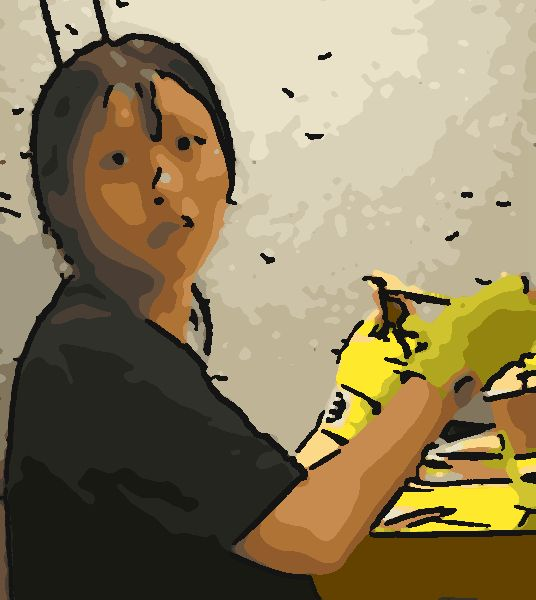
#> input picture img/1.jpg, 536 x 600 px, found by its file name; its folder holds 4 pictures in this run
$ python toon.py
#> lines starting #> are read from the running program, lines starting #| are printed output that depends on the picture; after the words box and inside, x2 and y2 are one past the last pixel; in counts of white or black regions, pixels touching at a corner belong together
import cv2, numpy as np
def toon(src, dst):
#> called with src = '/tmp/orig/1.jpg', dst = 'img/1.jpg'
    img = cv2.imread(src)
#> img is the input picture: shape (600, 536, 3); mean B, G, R 93.5, 127.1, 141.6
    c = img
    for _ in range(4): c = cv2.bilateralFilter(c, 9, 50, 9)
    Z = c.reshape(-1, 3).astype(np.float32)
    _, lab, cen = cv2.kmeans(Z, 20, None, (cv2.TERM_CRITERIA_EPS + cv2.TERM_CRITERIA_MAX_ITER, 15, 1.0), 2, cv2.KMEANS_PP_CENTERS)
#> cen = 20 rows, first 8: [150.1, 180.8, 191.9], [30.86, 36.71, 35.85], [45.58, 91.74, 143], [183.6, 209.6, 216.8], [35.9, 164.9, 178.2], [78.96, 138.8, 195.6], [1.1, 65.73, 98.31], [52.06, 230.8, 250.7]
    q = cv2.medianBlur(cen[lab.flatten()].reshape(img.shape).astype(np.uint8), 7)
    hsv = cv2.cvtColor(q, cv2.COLOR_BGR2HSV).astype(np.float32)
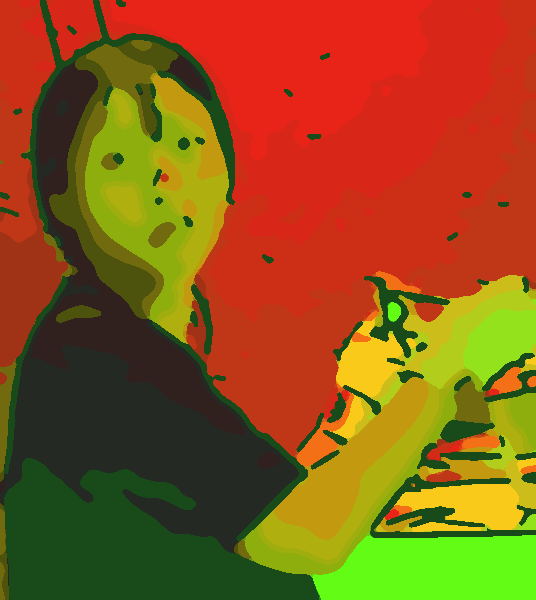
#> hsv: shape (600, 536, 3) float32; mean B, G, R 23.5, 85.8, 141.5
    hsv[..., 1] = np.clip(hsv[..., 1] * 1.3, 0, 255); hsv[..., 2] = np.clip(hsv[..., 2] * 1.08, 0, 255)
#> after `hsv[..., 1] = np.clip(hsv[..., 1] * 1.3, 0, 255)`:
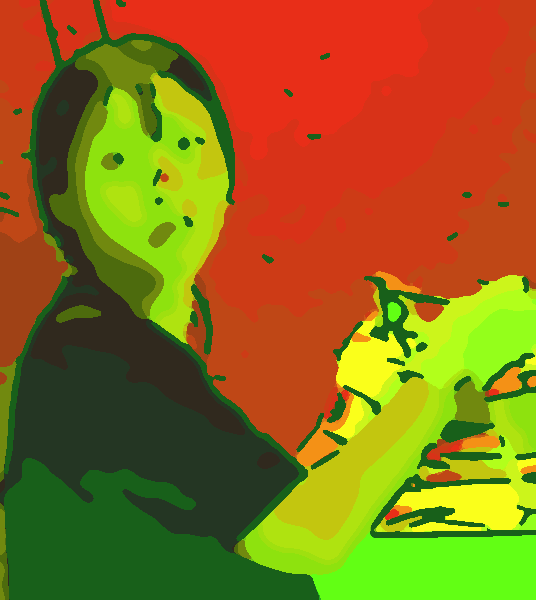
#> hsv: shape (600, 536, 3) float32; mean B, G, R 23.5, 107.9, 141.5
    q = cv2.cvtColor(hsv.astype(np.uint8), cv2.COLOR_HSV2BGR)
    g = cv2.GaussianBlur(cv2.cvtColor(c, cv2.COLOR_BGR2GRAY), (5, 5), 0)
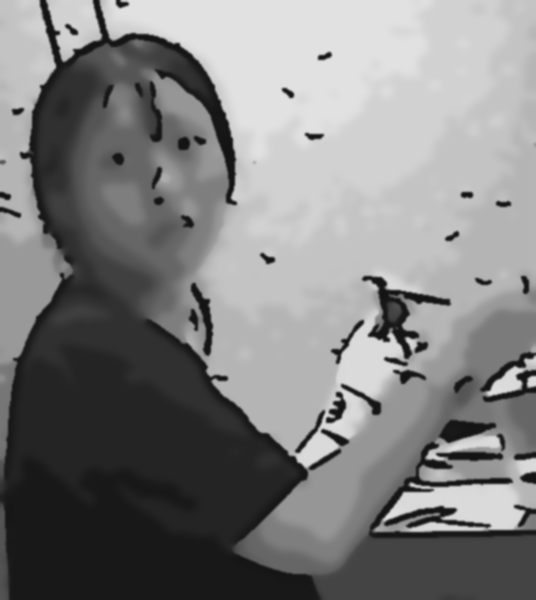
#> g: shape (600, 536); min 19, max 225, mean 127.6
    e = cv2.adaptiveThreshold(g, 255, cv2.ADAPTIVE_THRESH_MEAN_C, cv2.THRESH_BINARY, 11, 6)
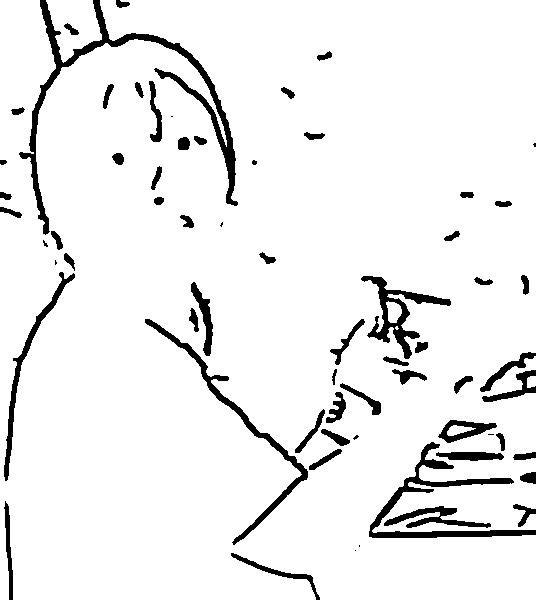
#> e: shape (600, 536); 93.2% white; 65 black regions (9 under 20 px), largest, box (x1, y1, x2, y2) and area: (19, 0, 238, 235) 4486, (369, 442, 536, 538) 2480, (145, 319, 308, 545) 1990
    ink = (e == 0).astype(np.uint8)
    n, lbl, st, _ = cv2.connectedComponentsWithStats(ink, connectivity=8)
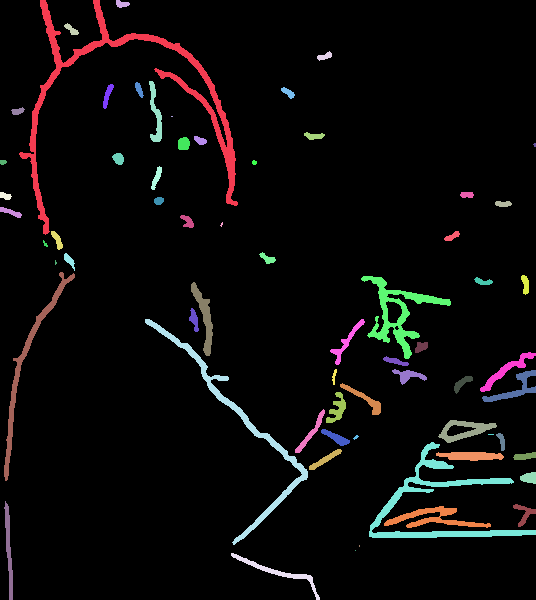
#> lbl: shape (600, 536) int32; 66 distinct labels, from 0 to 65; one colour per label, 0 black
#> n = 66; st = 66 rows, first 6: [0, 0, 536, 600, 299883], [19, 0, 219, 235, 4486], [116, 0, 14, 8, 75], [64, 23, 15, 12, 84], [317, 51, 15, 10, 80], [149, 81, 13, 61, 356]
    keep = np.zeros_like(ink)
    for k in range(1, n):
        if st[k, cv2.CC_STAT_AREA] >= 45: keep[lbl == k] = 1   # 벽 질감 같은 작은 얼룩 제거
    keep = cv2.dilate(keep, np.ones((2, 2), np.uint8))
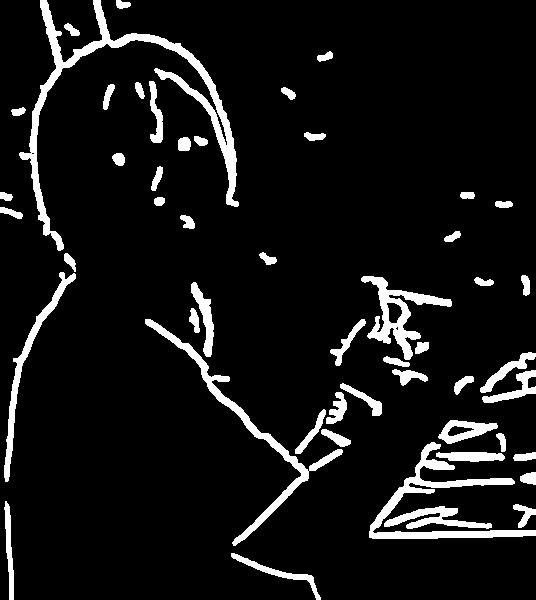
#> keep: shape (600, 536); values 0 (black) and 1 (white), 8.2% white; 51 white regions, largest, box (x1, y1, x2, y2) and area: (19, 0, 239, 251) 5553, (369, 442, 536, 539) 2978, (145, 319, 343, 546) 2725
    out = q.copy(); out[keep == 1] = (20, 20, 20)
#> after `out[keep == 1] = (20, 20, 20)`:
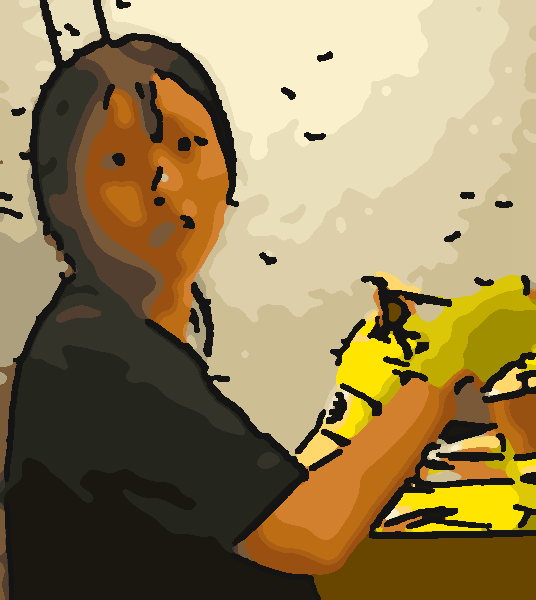
#> out: shape (600, 536, 3); mean B, G, R 85.4, 128.8, 148.3
    cv2.imwrite(dst, out, [cv2.IMWRITE_JPEG_QUALITY, 80])
for i in range(1, 5): toon(f'/tmp/orig/{i}.jpg', f'img/{i}.jpg')
#> pass 2 of the loop `for i in range(1, 5): toon(f'/tmp/orig/{i}.jpg', f'img/{i}.jpg')`:
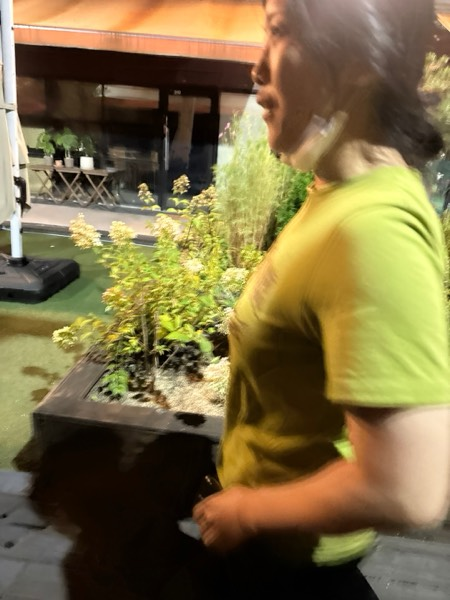
#> input picture img/2.jpg, 450 x 600 px, found by its file name
#> in toon, img is the input picture: shape (600, 450, 3); mean B, G, R 68.2, 109.9, 125.5
#> cen = 20 rows, first 8: [125.3, 232.2, 228.9], [48.79, 69.6, 91.43], [107.4, 142.6, 159.1], [2.04, 7.45, 14.68], [34.05, 96.46, 121.8], [97.48, 202, 197.8], [104.2, 115.7, 123.5], [167.6, 207.5, 224.9]
#> g: shape (600, 450)
#> e: shape (600, 450); 88.2% white; 222 black regions (73 under 20 px), largest, box (x1, y1, x2, y2) and area: (14, 42, 258, 201) 4294, (31, 178, 187, 220) 1424, (309, 524, 431, 600) 1167
#> in toon (call 2), `n, lbl, st, _ = cv2.connectedComponentsWithStats(ink, connectivity=8)`:
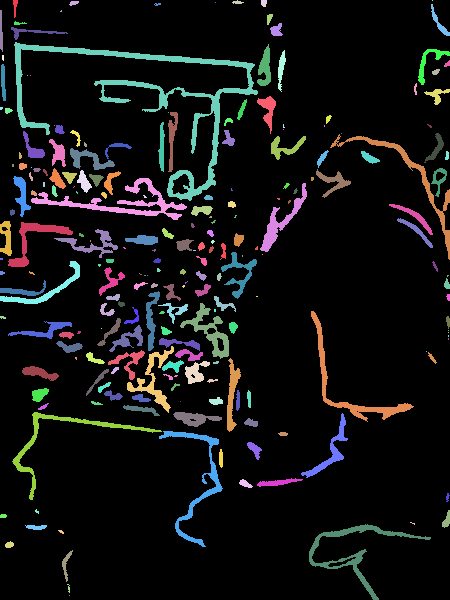
#> lbl: shape (600, 450) int32; 223 distinct labels, from 0 to 222; one colour per label, 0 black
#> n = 223; st = 223 rows, first 6: [0, 0, 450, 600, 238163], [13, 0, 5, 18, 51], [69, 1, 10, 5, 34], [232, 0, 12, 4, 29], [261, 0, 6, 7, 36], [432, 0, 1, 1, 1]
#> in toon (call 2), `out[keep == 1] = (20, 20, 20)`:
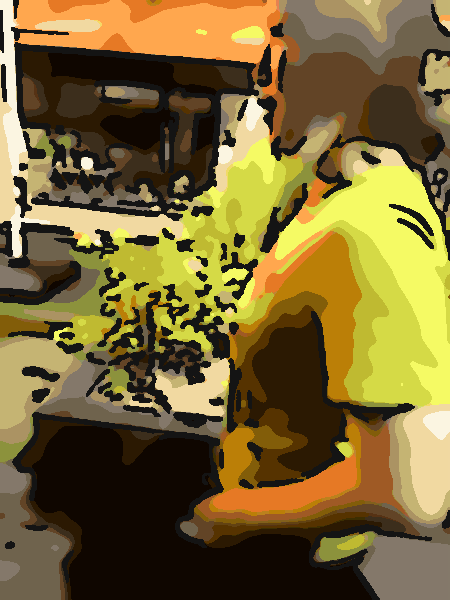
#> out: shape (600, 450, 3); mean B, G, R 51.8, 103.1, 122.2
#> pass 3 of the loop `for i in range(1, 5): toon(f'/tmp/orig/{i}.jpg', f'img/{i}.jpg')`:
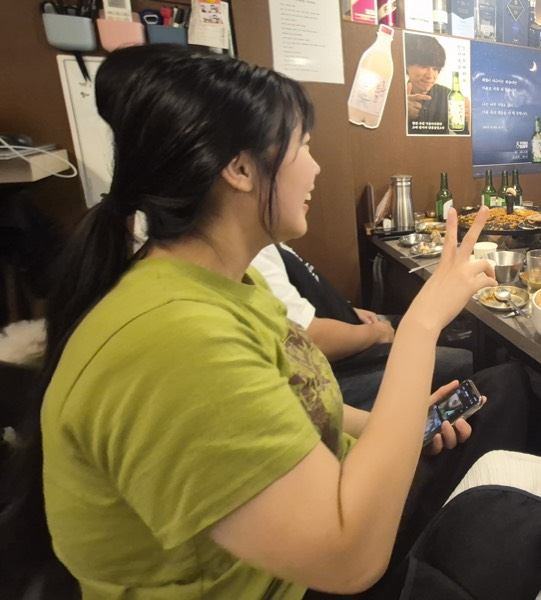
#> input picture img/3.jpg, 541 x 600 px, found by its file name
#> in toon, img is the input picture: shape (600, 541, 3); mean B, G, R 71.9, 103.5, 119.8
#> cen = 20 rows, first 8: [43.98, 116.1, 127.2], [164.3, 190.3, 205.2], [15.66, 17.87, 22.83], [58.86, 155.4, 167.6], [129.6, 174.6, 222.7], [39.11, 44.12, 52], [192.5, 172.9, 164.7], [121, 141.6, 155.8]
#> g: shape (600, 541)
#> in toon (call 3), `e = cv2.adaptiveThreshold(g, 255, cv2.ADAPTIVE_THRESH_MEAN_C, cv2.THRE..`:
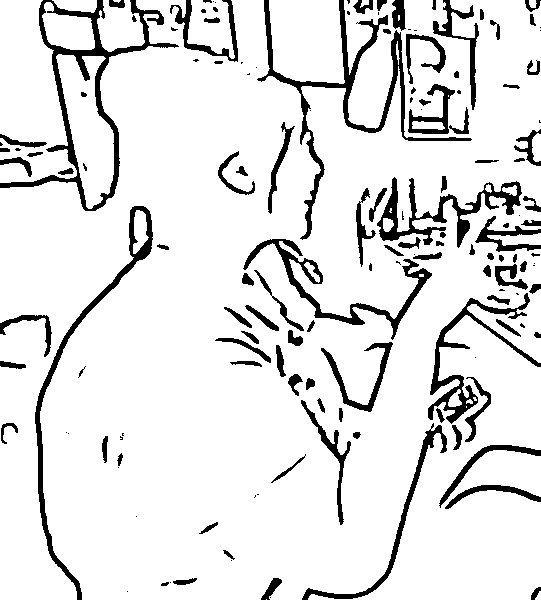
#> e: shape (600, 541); 88.9% white; 150 black regions (46 under 20 px), largest, box (x1, y1, x2, y2) and area: (0, 0, 179, 211) 4294, (257, 0, 472, 240) 4004, (35, 206, 153, 600) 2672
#> in toon (call 3), `n, lbl, st, _ = cv2.connectedComponentsWithStats(ink, connectivity=8)`:
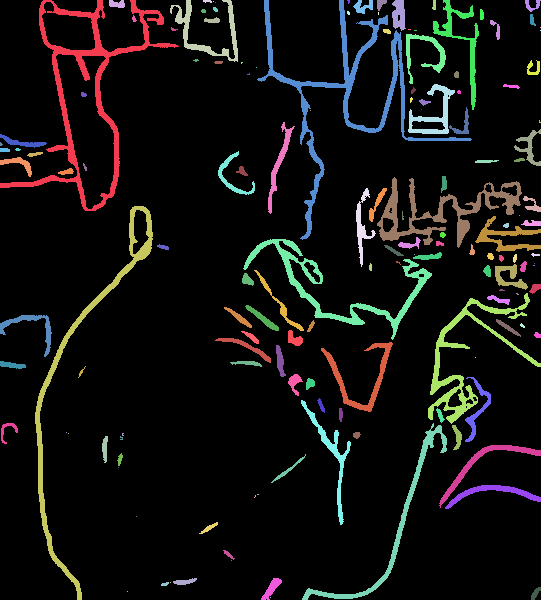
#> lbl: shape (600, 541) int32; 151 distinct labels, from 0 to 150; one colour per label, 0 black
#> n = 151; st = 151 rows, first 6: [0, 0, 541, 600, 288540], [0, 0, 179, 211, 4294], [109, 0, 16, 8, 99], [170, 0, 68, 62, 894], [203, 0, 9, 3, 20], [213, 1, 1, 1, 1]
#> the loop made 4 passes; the first 3 are shown
